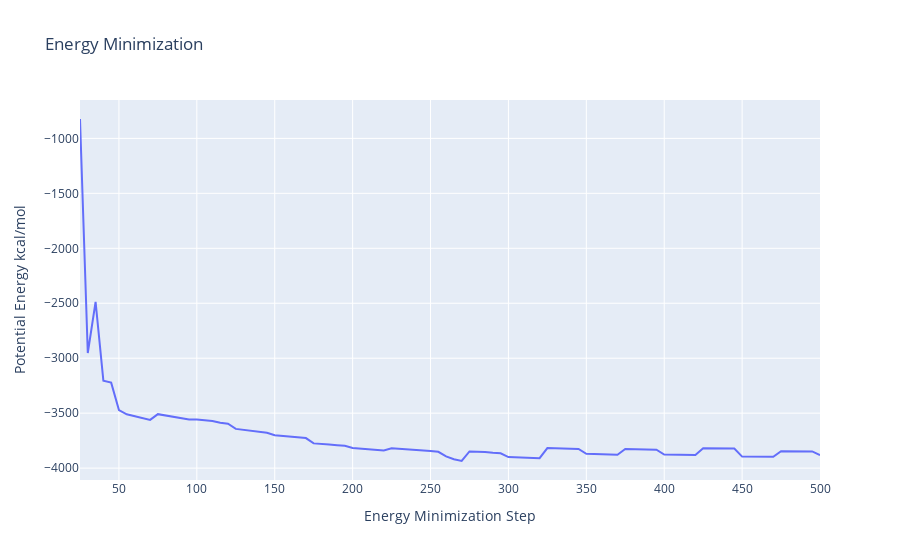

Source (notebook cell):
### Code cell
from biobb_amber.process.process_minout import process_minout

process_minout(input_log_path  = f'{TMP_DIR}/sander.minH.log',
               output_dat_path = f'{TMP_DIR}/sander.minH.dat',
               properties      = {'terms': ['ENERGY']})

with open(f'{TMP_DIR}/sander.minH.dat', 'r') as energy_file:
    x,y = map(
        list,
        zip(*[
            (float(line.split()[0]),float(line.split()[1]))
            for line in energy_file 
            if not line.startswith(("#","@")) 
            if float(line.split()[1]) < 1000 
        ])
    )

plotly.offline.init_notebook_mode(connected=True)

fig = {
    "data": [go.Scatter(x=x, y=y)],
    "layout": go.Layout(title="Energy Minimization",
                        xaxis=dict(title = "Energy Minimization Step"),
                        yaxis=dict(title = "Potential Energy kcal/mol")
                       )
}

plotly.offline.iplot(fig)

### Figure 1 — Plotly figure (JSON) as saved in the notebook; plotly's stock layout.template omitted (floating-point values rounded to 4 significant figures)
{"data": [{"type": "scatter", "x": [25, 30, 35, 40, 45, 50, 55, 60, 65, 70, 75, 80, 85, 90, 95, 100, 105, 110, 115, 120, 125, 130, 135, 140, 145, 150, 155, 160, 165, 170, 175, 180, 185, 190, 195, 200, 205, 210, 215, 220, 225, 230, 235, 240, 245, 250, 255, 260, 265, 270, 275, 280, 285, 290, 295, 300, 305, 310, 315, 320, 325, 330, 335, 340, 345, 350, 355, 360, 365, 370, 375, 380, 385, 390, 395, 400, 405, 410, 415, 420, 425, 430, 435, 440, 445, 450, 455, 460, 465, 470, 475, 480, 485, 490, 495, 500], "y": [-823.7, -2953.0, -2487.0, -3205.0, -3222.0, -3472.0, -3510.0, -3527.0, -3544.0, -3561.0, -3509, -3522.0, -3534.0, -3546.0, -3558.0, -3557.0, -3566.0, -3571.0, -3587.0, -3596, -3643.0, -3653.0, -3661.0, -3670.0, -3678.0, -3700.0, -3707.0, -3714, -3720.0, -3727.0, -3775.0, -3783, -3786.0, -3792.0, -3797.0, -3817.0, -3822.0, -3828.0, -3833.0, -3838.0, -3820.0, -3823.0, -3829.0, -3833.0, -3838.0, -3844.0, -3851.0, -3893.0, -3919.0, -3935.0, -3848.0, -3850.0, -3854.0, -3860.0, -3864.0, -3900.0, -3901.0, -3904.0, -3907.0, -3909.0, -3818.0, -3818.0, -3820.0, -3823.0, -3825.0, -3870.0, -3871.0, -3873.0, -3876.0, -3878, -3826.0, -3827.0, -3828.0, -3831.0, -3832.0, -3876, -3877.0, -3878.0, -3880, -3881.0, -3819.0, -3819.0, -3820.0, -3821.0, -3822, -3895, -3895.0, -3896.0, -3897.0, -3898.0, -3846.0, -3846.0, -3847.0, -3848.0, -3848.0, -3882.0]}], "layout": {"title": {"text": "Energy Minimization"}, "xaxis": {"title": {"text": "Energy Minimization Step"}}, "yaxis": {"title": {"text": "Potential Energy kcal/mol"}}}}
